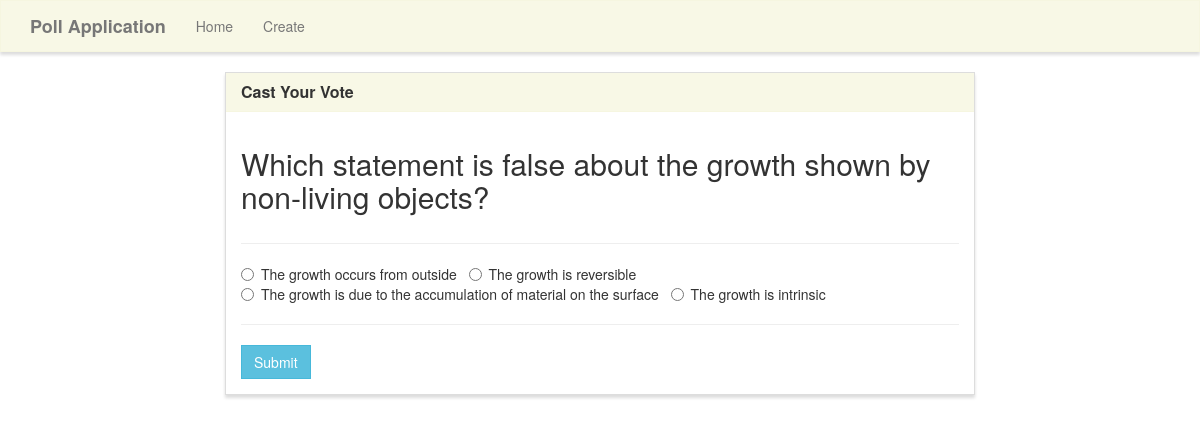
/vote/19/, run on the app's committed database.
### survey/models.py (models this page shows, shortened)
class Poll(models.Model):
	question           = models.TextField(max_length=100)
	option_one         = models.CharField(max_length=100)
	option_two         = models.CharField(max_length=100)
	option_three       = models.CharField(max_length=100)
	option_four        = models.CharField(max_length=100)
	option_one_count   = models.IntegerField(default=0)
	option_two_count   = models.IntegerField(default=0)
	option_three_count = models.IntegerField(default=0)
	option_four_count = models.IntegerField(default=0)

### survey/views.py (the view, shortened to what this page needs)
# urls.py: path('vote/<poll_id>/',survey_views.vote,name='vote'),
def vote(request,poll_id):
	poll=Poll.objects.get(pk=poll_id)
	context={
	'poll':poll
	}
	return render(request,'survey/vote.html',context)

### survey/templates/survey/vote.html (shortened to what this page needs)
{% extends "survey/base.html" %}
{% block main %}
<div class="row">
    <div class="col-lg-8 col-lg-offset-2">
        <div class="panel panel-default">
            <div class="panel-heading">
                <h3 class="panel-title">Cast Your Vote</h3>
            </div>
            <div class="panel-body">
                <div class="row">
                    <div class="col-lg-12">
                        <h2>{{ poll.question }}</h2>
                    </div>
                </div>
                <div class="row">
                    <div class="col-lg-12">
                        <hr />
                        <form method="POST">
                            <div class="form-group">
                                <div class="radio">
                                    <label>
                                        <input type="radio" name="poll" value="option1" required>
                                        {{ poll.option_one }}
                                    </label> &nbsp;
                                    <label>
                                        <input type="radio" name="poll" value="option2">
                                        {{ poll.option_two }}
                                    </label> &nbsp;
                                    <label>
                                        <input type="radio" name="poll" value="option3">
                                        {{ poll.option_three }}
                                    </label> &nbsp;
                                    <label>
                                        <input type="radio" name="poll" value="option4">
                                        {{ poll.option_four }}
                                    </label> &nbsp;
                                </div>
                            </div>
                            <hr />
                            <button type="submit" class="btn btn-info">
                                Submit
                            </button>
                        </form>
                    </div>
                </div>
            </div>
        </div>
    </div>
</div>
{% endblock %}

### survey/static/style.css (style rules this page uses)
.navbar-default, .btn, .form-control, .panel { border-radius: 0; }
.panel-default > .panel-heading { color: #333; background-color: rgba(245, 245, 220, .7); border-color: rgba(245, 245, 220, .6); border-top-left-radius: 0; border-top-right-radius: 0; }
.panel { box-shadow: 0px 3px 3px 0px #ddd; }
a.navbar-brand, .panel-title { font-weight: bolder; }

### data on the page
Poll: question "Which statement is false about the growth shown by non-living objects?", option_one "The growth occurs from outside", option_two "The growth is reversible", option_three "The growth is due to the accumulation of material on the surface", option_four "The growth is intrinsic"
